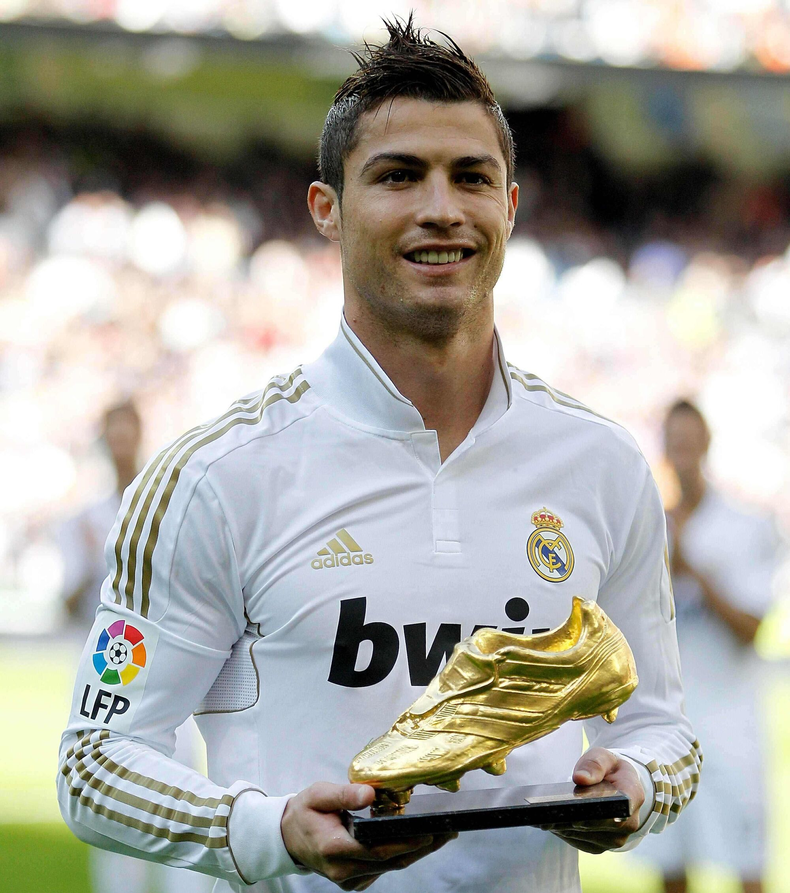
#> input picture Cr7.png, 790 x 893 px, shrunk from 2000 x 2260 before the run, found by its file name
$ jupyter execute Consulta_Conceptos_2P_Fiallos_Christian.ipynb
#> lines starting #> are read from the running program, lines starting #| are printed output that depends on the picture; after the words box and inside, x2 and y2 are one past the last pixel; in counts of white or black regions, pixels touching at a corner belong together
# **INFORME DE LA CLASE DEL DIA 03/02/2025**

## **Los Virtual Environment**

### **¿Qué son?**

Es una herramienta que permite mantener las dependencias de un proyecto aisladas de cualquier otro proyecto.
Resulta ser muy útil cuando se trabaja en multiples proyectos que requieren diferentes versiones de paquetes

### **Proceso de Creación de Virtual Environment**

Se inicia creando una carpeta en cualquier parte de la computadora.
Desde el visual studio code, seleccionar archivo < arbir carpeta < seleccionamos al carpeta que se va utilizar, de esta manera ya podemos empezar a almacenar las librerias necesarias para realizar nuestro proyecto.

### **Creación de la Carpeta de Librerias**

En mi caso se utilizó la terminal en visual studio code y para crearla vamos esrcibir en aquella terminal el siguiente comando:
```py
python -m venv venv
```
Esto nos  como resultado la creación de una carpeta con el nombre de "venv" destinado para el alamacenamiento de las librerias.

### **Activación de Virtual Environments**

Para activar los virtual enviroments se tiene que aplicar el siguiente comando:
```python
source venv/Scripts/activate
```
De esta manera ya tendriamos activado el virtual environment que vamos a utilizar.

### **Asignación e Instalación de Librerias**

En este caso, el docente me proporcionó una lista de librerias que son muy útiles para trabajar con python, me recomendó colocar esta lista en un bloc de notas, el cual llamé requeriments.txt
Estas fueron las siguientes:

**Requisitos principales**

numpy>=1.21.0,<2           Manipulación de arrays numéricos (compatible con OpenCV)

opencv-python==4.8.0.74    OpenCV: procesamiento de imágenes

matplotlib>=3.4.0          Visualización de imágenes y gráficos

**Jupyter Notebook para análisis y documentación**

notebook>=6.4.0            Soporte para Jupyter Notebook

**Requisitos para pruebas**

pytest>=7.0.0              Framework para pruebas

pytest-mock>=3.10.0        Soporte para mocks en pytest

unittest-xml-reporting>=3.0.0 Soporte adicional para unittest (opcional)

**Requisitos para desarrollo**

requests>=2.25.0           Para realizar solicitudes HTTP (GitHub, API)

**Requisitos para exportar a otros formatos**

jupytext>=1.14.5           Conversión de Jupyter Notebooks a texto plano

**OpenAI y procesamiento de tokens**

openai==0.28               Cliente de OpenAI

python-dotenv>=0.19.0      Manejo de variables de entorno

tiktoken==0.8.0            Cálculo de tokens para prompts en OpenAI

**Google Drive API y autenticación**

google-api-python-client>=2.70.0  Cliente para la API de Google Drive

google-auth>=2.15.0               Manejo de autenticación con Google

google-auth-oauthlib>=0.5.3       Autenticación OAuth 2.0

google-auth-httplib2>=0.1.0       Soporte de transporte HTTP para Google Auth

ipywidgets>=7.6.3          Widgets interactivos en Jupyter Notebook

Antes de proceder a instalar las librerias debemos de verificar cuales son las librerias que tenemos instaladas con el siguiente comando:
```py
pip list
```
De esta manera mostrará que librerias tenemos instaladas, para instalar cada una de estas aplicamos el siguiente comando para instalar cada una de ellas:
```py
pip install -r requeriments.txt
```
De esta manera ya se estarán instalando todas las librerias que son necesarias para trabajar.
Por último para verificar que esten correctamente instaladas las librerias se vuelve a utilizar el siguiente comando:
```py
pip list
```
Esto mostrará si ya tenemos las librerias instaladas

# **¿Para qué sirven los "__" al inicio?**

En Python, los nombres de atributos o métodos que comienzan con dos guiones bajos (por ejemplo, "__atributo") utilizan un mecanismo llamado name mangling las clases, especialmente en la herencia.

### ¿Qué es el name mangling?

Cuando defines un atributo o método con dos guiones bajos al inicio, Python procede a modificar su nombre para incluirlo dentro de la clase.

### ¿Cómo se utiliza?

Por ejemplo, en una clase llamada "MiClase", un atributo definido como __atributo se renombrará internamente a "_MiClase__atributo".

Esto significa que no se puede acceder a "__atributo"
directamente desde fuera de la clase, pero sí se puede acceder usando el nombre modificado.

### Ejemplo de Aplicación

```py
class MiClase:
    def __init__(self):
        self.__atributo = 42
```
Renombrado a _MiClase__atributo
```py
    def obtener_atributo(self):
        return self.__atributo
```

En conclusión, los dos guiones bajos al inicio de un nombre en python indican el atributo o método es privado y se aplica name mangling para evitar conflictos en la herencia.

# **Kwargs**

### ¿Qué es el Kwargs?

En Python, "**kwargs" es una convención que permite pasar un número variable de argumentos con nombre a una función, convirtiéndose en un diccionario dentro de la función.

Esto proporciona flexibilidad al capturar argumentos no definidos explícitamente.

### ¿Cómo se utiliza?

El kwargs en el caso de una función, se utiliza para capturar los argumentos adicionales que no se han definido explicitamente en la firma de la función.

También, se convierte en un diccionario donde las claves son los nombres de los argumentos
y los valores, estos vendrían a ser sus respectivos valores.

### Ejemplo Básico de Uso

```py
def funcion_con_kwargs(**kwargs):
    for clave, valor in kwargs.items():
        print(f"{clave}: {valor}")
funcion_con_kwargs(nombre="Juan", edad=30, ciudad="Madrid")
```

### Uso del Kwargs en Vision por Computadora

Nos permite configurar diversos modelos, de esta manera se puede pasar parámetros como el número de capas y la tasa de aprendizaje al crear modelos de aprendizaje profundo. Por Ejemplo:
```py
def crear_modelo(tipo_modelo, **kwargs):
    # Configuración del modelo según el tipo
    return modelo
```
También, nos facilita el paso de parámetros para técnicas de procesamiento de imágenes. Por Ejemplo:
```py
def preprocesar_imagen(imagen, **kwargs):
    # Aplicar técnicas de preprocesamiento
    return imagen
```
Por último, nos permite ajustar parámetros como el número de épocas y el tamaño del lote de manera flexible.

En conclusión, **kwargs nos permite pasar argumentos con nombre de forma flexible, facilitando la personalización y extensión de funciones.

#   **cv2.blur**

### ¿Qué es el cv2.blur en vision por computadora?

El cv2.blur es una función de la biblioteca OpenCV en Python, que se utiliza para aplicar un filtro de desenfoque promedio a una imagen.
Este filtro resulta muy util en vision por computadora cuando queremos reducir el ruido y los detalles finos en una imagen.

### ¿Qué es el filtro promedio?

Es un tipo de filtro que ayuda a suavizar la imagen, dando como resultado una imagen menos ruidosa o borrosa.
Esto se realiza mediante el uso de un kernel de tamaño fijo que se desplaza por la imagen, el tamaño de esta ventana determina cuantos pixeles se consideran para calcular el promedio

### ¿Cómo se utiliza cv2.blur?

Para utilizar el cv2.blur es necesario tener instalada la biblioteca de OpenCV, esta la podemos hacer de la siguiente manera:
```py
pip install opencv-python
```
Luego cargamos la imagen que deseamos procesar mediante el uso de OpenCV.
Utilizamos la función cv2.blur para aplicar el filtro a la imagen.
Por último, mostramos la imagen procesada o la guardamos en un archivo.

[cell 1]
import cv2
import matplotlib.pyplot as plt

# Cargamos la imagen que vamos a utilizar
imagen = cv2.imread('cr7.png')
#> imagen is the input picture: shape (893, 790, 3); mean B, G, R 159.2, 167.3, 168.4

#Convertimos la imagen de BGR a RGB
imagen = cv2.cvtColor(imagen, cv2.COLOR_BGR2RGB)


# Aplicamos el filtro de desenfoque promedio
imagen_desenfocada = cv2.blur(imagen, (30,50))
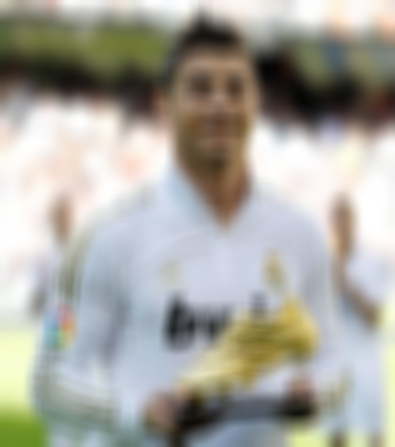
#> imagen_desenfocada: shape (893, 790, 3) (shown at 1/2 size); mean R, G, B 168.4, 167.3, 159.3

# Creamos la figura en donde se va a presentar la imagen
plt.figure(figsize=(10, 5))

# Mostramos la imagen original
plt.subplot(1, 2, 1), plt.imshow(imagen), plt.title('Imagen Original')

# Mostramos la imagen desenfocada
plt.subplot(1, 2, 2),plt.imshow(imagen_desenfocada), plt.title('Imagen Desenfocada')

# Mostramos la figura
plt.show()
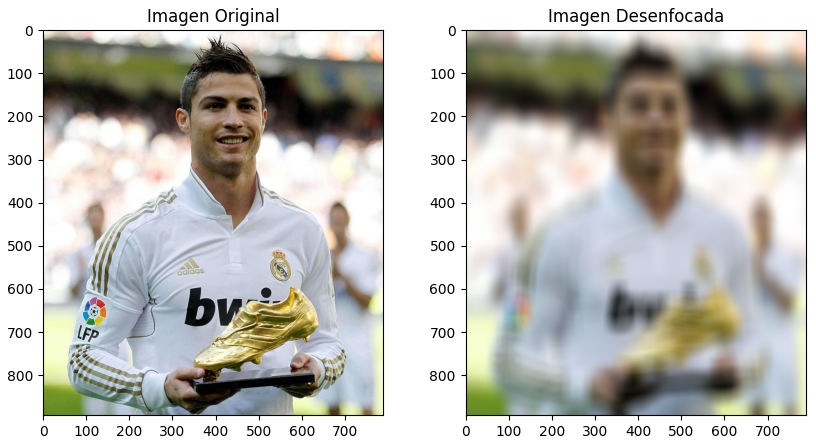
#> figure drawn by matplotlib, 2 panels

# **El Uso de Sigma en Gaussian Blur**

### ¿Qué es el Sigma en Gaussian Blur?

Es un parametro que representa la desviación estandar de la distribución gaussiana, que es utilizada para aplicar el desenfoque a una imagen.
Este parámetro resulta muy importante ya que determina la cantidad de suavizado que se aplicará a la imagen.

### Ejemplo Funcionamiento del Sigma

[cell 2]
import cv2
import numpy as np
import matplotlib.pyplot as plt


# Cargar una imagen
imagen = cv2.imread('cr7.png')
imagen = cv2.cvtColor(imagen, cv2.COLOR_BGR2RGB)

# Aplicar desenfoque gaussiano
sigma = 25
imagen_gaussian_blur = cv2.GaussianBlur(imagen, (5, 5), sigma)

# Mostrar la imagen original y la desenfocada
plt.subplot(1,2,1), plt.imshow(imagen), plt.title('Imagen Original')
plt.subplot(1,2,2), plt.imshow(imagen_gaussian_blur), plt.title('Imagen Gaussian Blur')
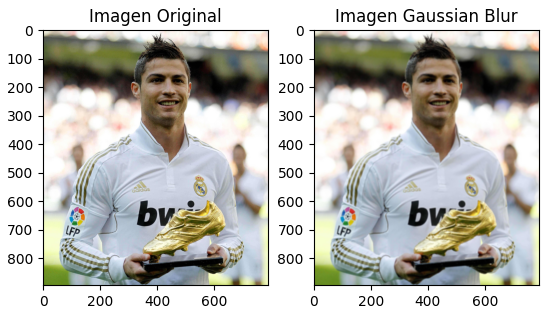
#> figure drawn by matplotlib, 2 panels

# **El Valor de K en Harris Corner**

### ¿Qué es y para qué Sirve?

El valor de K en el detector de esquinar Harris Corner, se utiliza en la fórmula para calcular la respuesta de la esquina, este valor es un parámetro que puede influir en la sensibilidad del detector a las esquinas. Comunmente, se recomienda que el valor de K este situado en el rango de 0.04 a 0.06

### Ejemplo de uso

[cell 3]
import cv2
import numpy as np
import matplotlib.pyplot as plt

# Cargar la imagen
imagen = cv2.imread('Cr7.png')

# Convertir a escala de grises
gray = cv2.cvtColor(imagen, cv2.COLOR_BGR2GRAY)
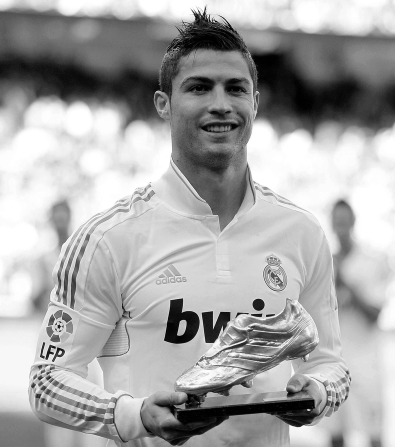
#> gray: shape (893, 790) (shown at 1/2 size); min 0, max 255, mean 166.7

# Convertir a float32
gray = np.float32(gray)

# Parámetros para el detector de Harris
block_size = 2  # Tamaño de la vecindad
ksize = 3       # Tamaño del filtro Sobel
k = 0.04        # Valor de K

# Aplicar el detector de esquinas de Harris
dst = cv2.cornerHarris(gray, block_size, ksize, k)

# Dilatar la imagen para marcar las esquinas
dst = cv2.dilate(dst, None)
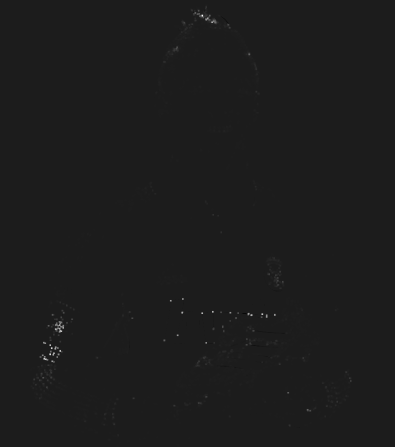
#> dst: shape (893, 790) float32 (shown at 1/2 size); min -26738498, max 209190768, mean 228014.7; drawn with min black and max white

# Umbral para marcar las esquinas
threshold = 0.01 * dst.max()
#> threshold = 2091907.7

# Marcar las esquinas en rojo en la imagen original
imagen[dst > threshold] = [0, 0, 255]  # Marcar esquinas en rojo
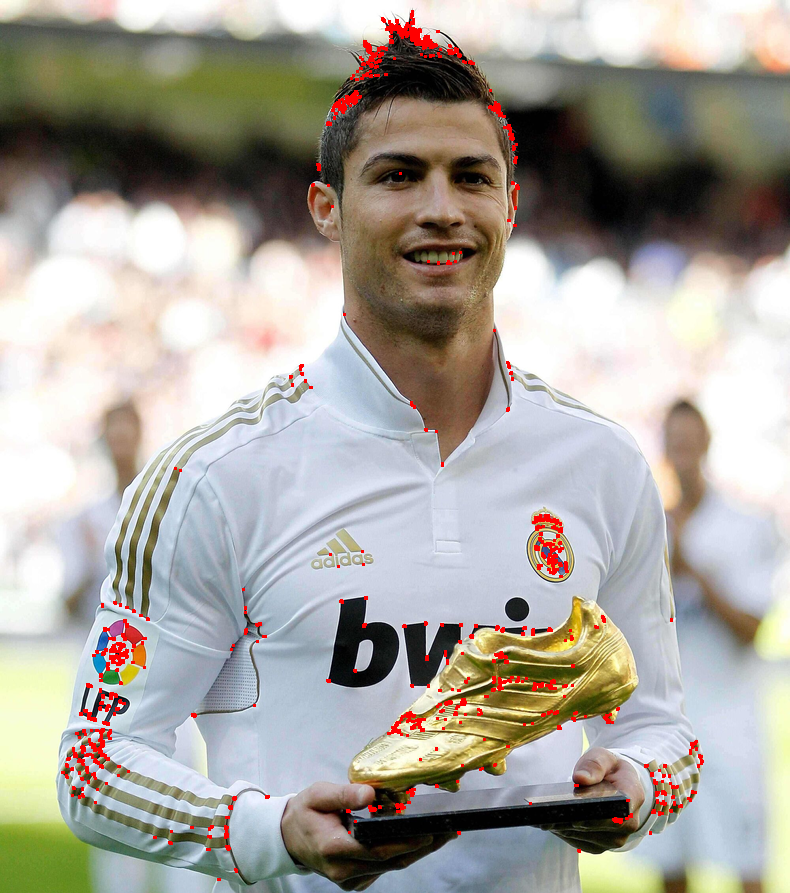
#> imagen: shape (893, 790, 3); 1.28% of pixels changed, all inside (x1, y1, x2, y2) = (61, 10, 704, 881)

# Mostrar la imagen con las esquinas detectadas
plt.imshow(cv2.cvtColor(imagen, cv2.COLOR_BGR2RGB))  # Convertir de BGR a RGB para mostrar correctamente
plt.title('Harris Corner')
plt.axis('off')  # Opcional: ocultar los ejes
plt.show()

$ run again, with paisaje.png copied over Cr7.png
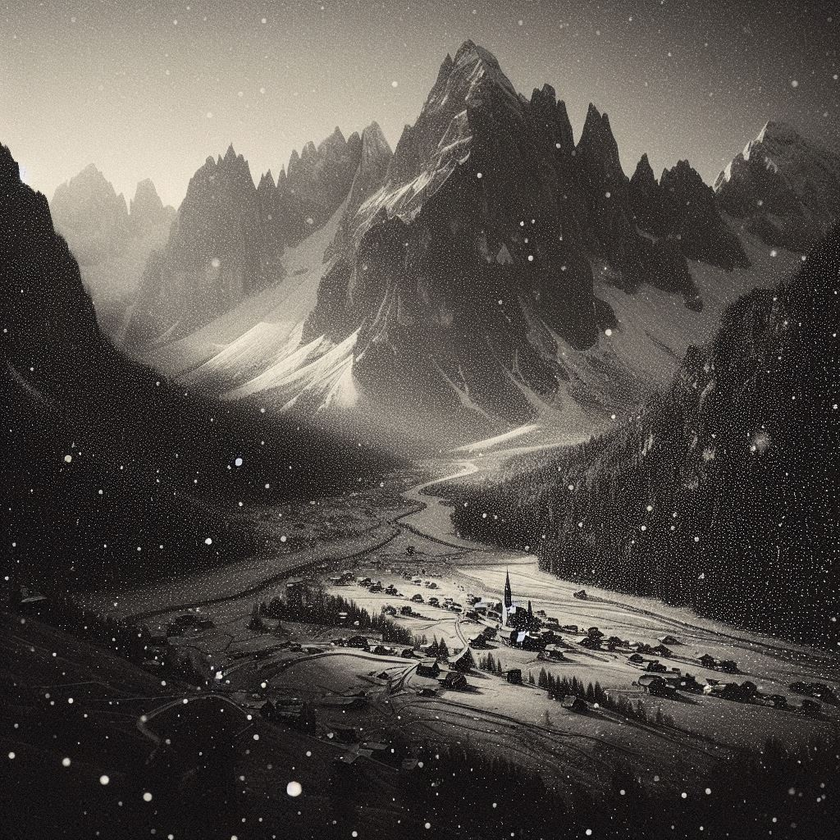
#> input picture paisaje.png, 840 x 840 px, shrunk from 1024 x 1024 before the run, found by its file name
#> imagen is the input picture: shape (840, 840, 3); mean B, G, R 76.4, 81.6, 86.7
#> `dst = cv2.dilate(dst, None)`:
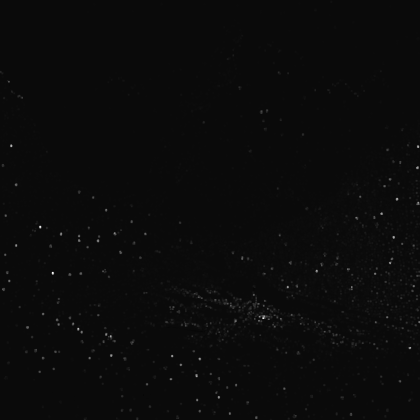
#> dst: shape (840, 840) float32 (shown at 1/2 size); min -9987947, max 232963904, mean 914641.6; drawn with min black and max white
#> threshold = 2329639
#> `imagen[dst > threshold] = [0, 0, 255]`:
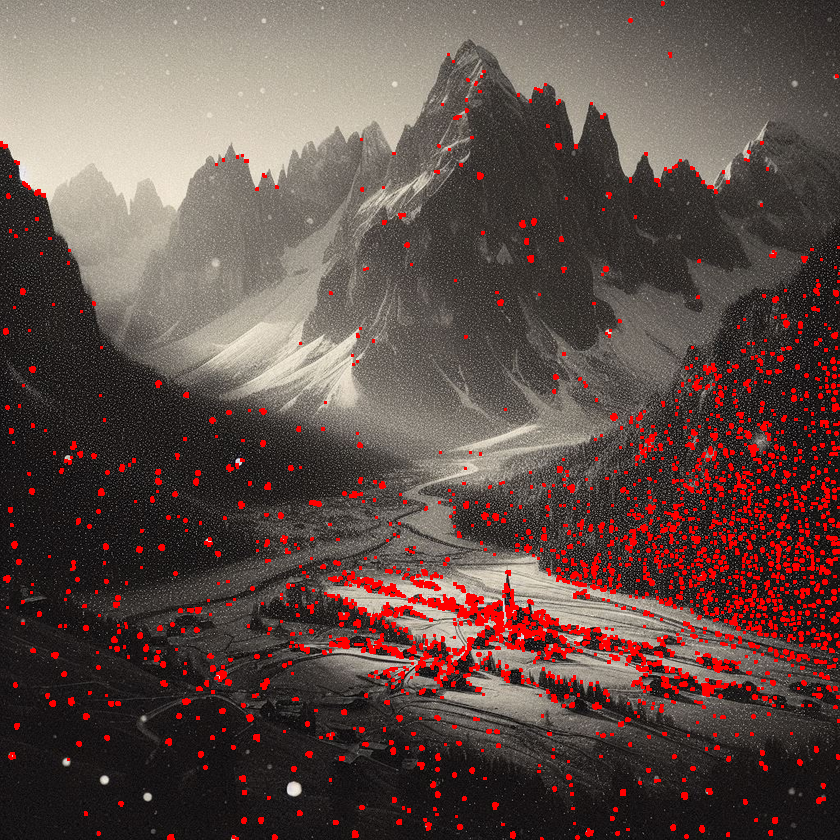
#> imagen: shape (840, 840, 3); 5.69% of pixels changed, all inside (x1, y1, x2, y2) = (0, 1, 840, 840)
